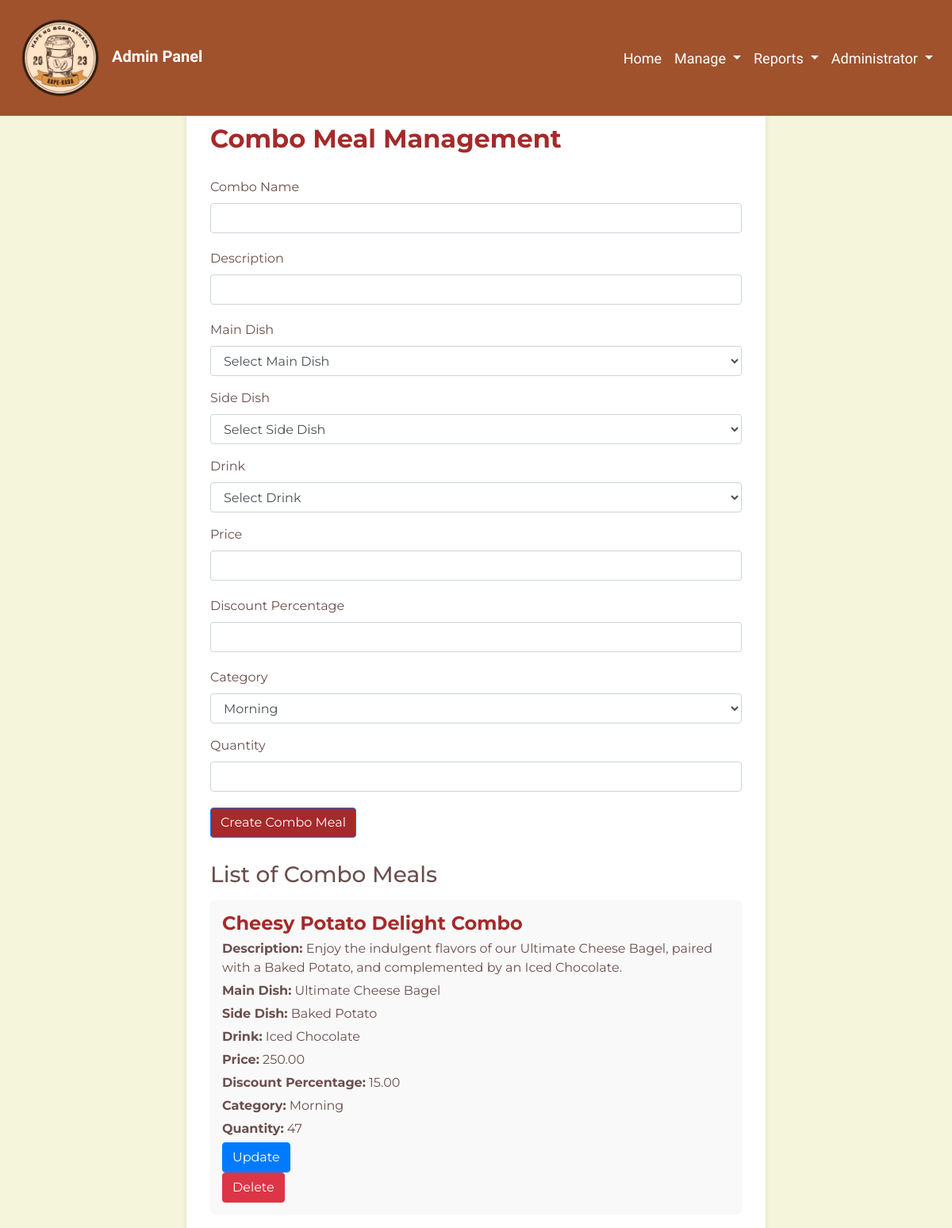
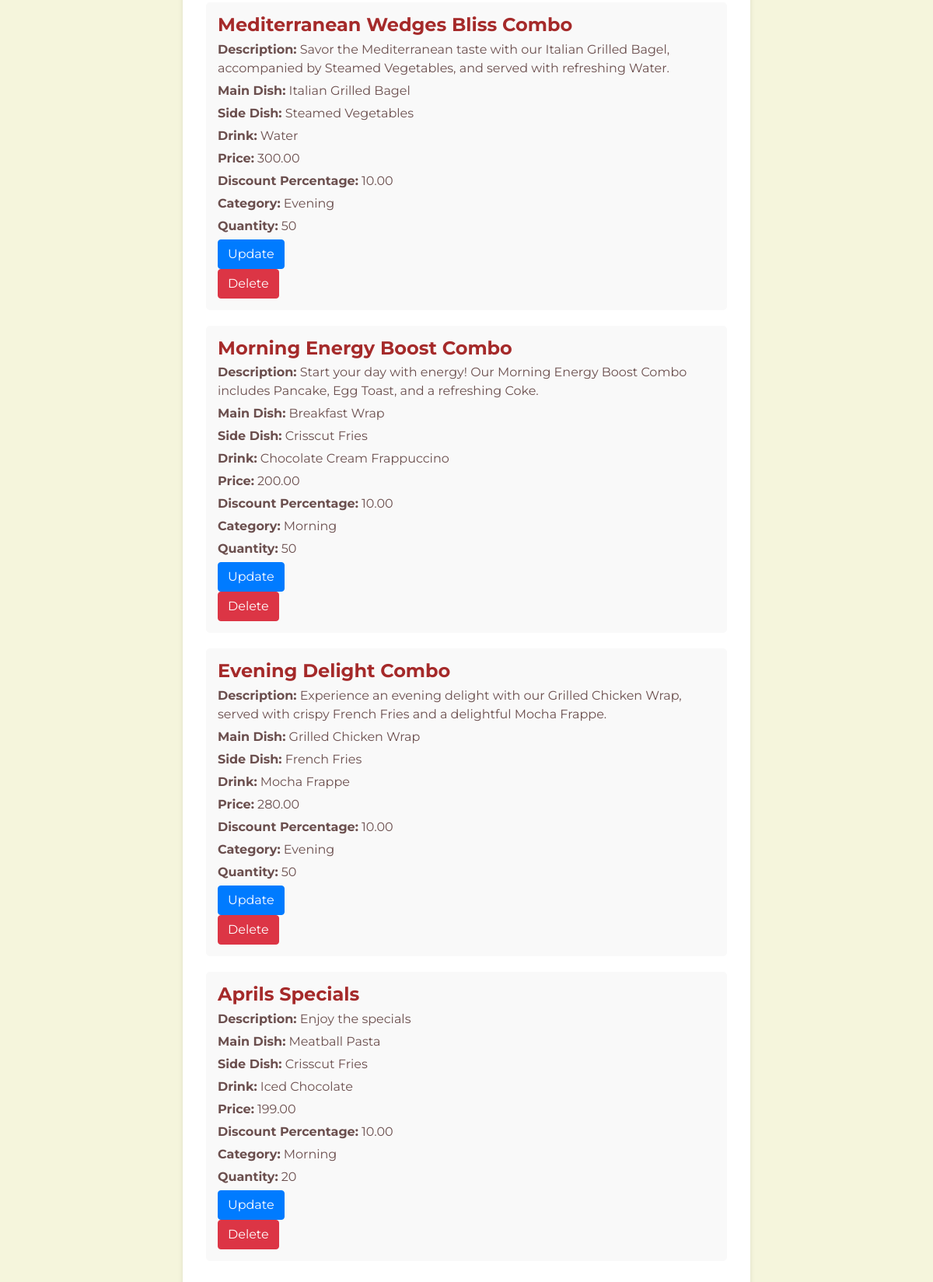
The app's page /admin_combo.php (signed in) with its own data (2 pictures, top to bottom).
### tables this page shows
CREATE TABLE `combo_meals` (
  `combo_id` int(11) NOT NULL,
  `name` varchar(255) NOT NULL,
  `description` text NOT NULL,
  `main_dish` varchar(255) NOT NULL,
  `side_dish` varchar(255) NOT NULL,
  `drink` varchar(255) NOT NULL,
  `price` decimal(10,2) NOT NULL,
  `discount_percentage` decimal(5,2) NOT NULL,
  `category` varchar(50) NOT NULL,
  `quantity` int(11) NOT NULL
);

### admin_combo.php (the view, shortened to what this page needs)
<?php
include 'admin_navbar.php';
include 'db_connection.php';
$sql = "SELECT * FROM combo_meals";
$result = $conn->query($sql);
$combo_meals = [];
if ($result->num_rows > 0) {
    while ($row = $result->fetch_assoc()) {
        $combo_meals[] = $row;
    }
}
?>
<!DOCTYPE html>
<html lang="en">
<head>
    <link rel="stylesheet" href="https://stackpath.bootstrapcdn.com/bootstrap/4.5.2/css/bootstrap.min.css">
</head>
<body>
    <div class="container">
        <div class="row justify-content-center">
            <div class="col-md-8">
                <div class="promotion-container">
                    <h2 class="promotion-title">Combo Meal Management</h2>
                    <form class="promotion-form" method="post" action="<?php echo htmlspecialchars($_SERVER["PHP_SELF"]); ?>">
                        <div class="form-group">
                            <label for="name">Combo Name</label>
                            <input type="text" class="form-control" id="name" name="name" required>
                        </div>
                        <div class="form-group">
                            <label for="description">Description</label>
                            <input type="text" class="form-control" id="description" name="description" required>
                        </div>
                        <div class="form-group">
                            <label for="main_dish">Main Dish</label>
                            <select class="form-control" id="main_dish" name="main_dish" required>
                                <option value="">Select Main Dish</option>
                            </select>
                        </div>
                        <div class="form-group">
                            <label for="side_dish">Side Dish</label>
                            <select class="form-control" id="side_dish" name="side_dish" required>
                                <option value="">Select Side Dish</option>
                            </select>
                        </div>
                        <div class="form-group">
                            <label for="drink">Drink</label>
                            <select class="form-control" id="drink" name="drink" required>
                                <option value="">Select Drink</option>
                            </select>
                        </div>
                        <div class="form-group">
                            <label for="price">Price</label>
                            <input type="number" step="any" class="form-control" id="price" name="price" required>
                        </div>
                        <div class="form-group">
                            <label for="discount_percentage">Discount Percentage</label>
                            <input type="number" step="any" class="form-control" id="discount_percentage" name="discount_percentage">
                        </div>
                        <div class="form-group">
                            <label for="category">Category</label>
                            <select class="form-control" id="category" name="category" required>
                            <option value="Morning">Morning</option>
                            </select>
                        </div>
                        <div class="form-group">
                            <label for="quantity">Quantity</label>
                            <input type="number" class="form-control" id="quantity" name="quantity" required>
                        </div>
                        <button type="submit" class="btn btn-primary" name="create_combo">Create Combo Meal</button>
                    </form>
                    <div class="promotion-list">
                        <h3>List of Combo Meals</h3>
                        <?php foreach ($combo_meals as $combo) : ?>
                            <div class="promotion-item">
                                <h4><?php echo $combo['name']; ?></h4>
                                <p><strong>Description:</strong> <?php echo $combo['description']; ?></p>
                                <p><strong>Main Dish:</strong> <?php echo $combo['main_dish']; ?></p>
                                <p><strong>Side Dish:</strong> <?php echo $combo['side_dish']; ?></p>
                                <p><strong>Drink:</strong> <?php echo $combo['drink']; ?></p>
                                <p><strong>Price:</strong> <?php echo $combo['price']; ?></p>
                                <p><strong>Discount Percentage:</strong> <?php echo $combo['discount_percentage']; ?></p>
                                <p><strong>Category:</strong> <?php echo $combo['category']; ?></p>
                                <p><strong>Quantity:</strong> <?php echo $combo['quantity']; ?></p>
                                <form method="post" action="update_combo.php">
                                    <button type="submit" class="btn btn-primary update-btn">Update</button>
                                    </form>
                                <form method="post" action="<?php echo htmlspecialchars($_SERVER["PHP_SELF"]); ?>">
                                    <button type="submit" class="btn btn-danger">Delete</button>
                                </form>
                            </div>
                        <?php endforeach; ?>
                    </div>
                </div>
            </div>
        </div>
    </div>
</body>
</html>

### admin_navbar.php (style rules this page uses)
body { padding-top: 56px; color: #FFFFFF; }

### admin_combo.php (style rules this page uses)
body { background-color: #F5F5DC; color: #6B4F4E; font-family: 'Montserrat', sans-serif; }
.container { margin-top: 70px; }
.promotion-container { background-color: #FFFFFF; padding: 30px; border-radius: 8px; box-shadow: 0 4px 6px rgba(0, 0, 0, 0.1); }
.promotion-title { color: #A52A2A; font-weight: 700; margin-bottom: 30px; }
.promotion-form input[type="text"], .promotion-form input[type="number"], .promotion-form input[type="date"] { margin-bottom: 20px; }
.promotion-form button[type="submit"] { background-color: #A52A2A; color: #FFFFFF; }
.promotion-list { margin-top: 30px; }
.promotion-item { background-color: #F9F9F9; padding: 15px; margin-bottom: 20px; border-radius: 5px; }
.promotion-item h4 { color: #A52A2A; font-weight: 700; margin-bottom: 5px; }
.promotion-item p { margin-bottom: 5px; }
.promotion-list h3 { margin-bottom: 15px; }

### records on screen
combo_meals: name "Cheesy Potato Delight Combo", description "Enjoy the indulgent flavors of our Ultimate Cheese Bagel, paired with a Baked Potato, and complemented by an Iced Chocolate.", main_dish "Ultimate Cheese Bagel", side_dish "Baked Potato", drink "Iced Chocolate", price "250.00", discount_percentage "15.00", category "Morning", quantity "47"
combo_meals: name "Mediterranean Wedges Bliss Combo", description "Savor the Mediterranean taste with our Italian Grilled Bagel, accompanied by Steamed Vegetables, and served with refreshing Water.", main_dish "Italian Grilled Bagel", side_dish "Steamed Vegetables", drink "Water", price "300.00", discount_percentage "10.00", category "Evening", quantity "50"
combo_meals: name "Morning Energy Boost Combo", description "Start your day with energy! Our Morning Energy Boost Combo includes Pancake, Egg Toast, and a refreshing Coke.", main_dish "Breakfast Wrap", side_dish "Crisscut Fries", drink "Chocolate Cream Frappuccino", price "200.00", discount_percentage "10.00", category "Morning", quantity "50"
combo_meals: name "Evening Delight Combo", description "Experience an evening delight with our Grilled Chicken Wrap, served with crispy French Fries and a delightful Mocha Frappe.", main_dish "Grilled Chicken Wrap", side_dish "French Fries", drink "Mocha Frappe", price "280.00", discount_percentage "10.00", category "Evening", quantity "50"
combo_meals: name "Aprils Specials", description "Enjoy the specials", main_dish "Meatball Pasta", side_dish "Crisscut Fries", drink "Iced Chocolate", price "199.00", discount_percentage "10.00", category "Morning", quantity "20"
